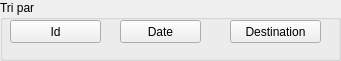
    <widget class="QGroupBox" name="groupBox_17">
     <property name="geometry">
      <rect>
       <x>71</x>
       <y>420</y>
       <width>341</width>
       <height>61</height>
      </rect>
     </property>
     <property name="styleSheet">
      <string notr="true"/>
     </property>
     <property name="title">
      <string>Tri par </string>
     </property>
     <widget class="QPushButton" name="TriP_Idp_3">
      <property name="geometry">
       <rect>
        <x>10</x>
        <y>20</y>
        <width>91</width>
        <height>23</height>
       </rect>
      </property>
      <property name="styleSheet">
       <string notr="true"/>
      </property>
      <property name="text">
       <string>Id</string>
      </property>
     </widget>
     <widget class="QPushButton" name="TriP_Idf_3">
      <property name="geometry">
       <rect>
        <x>120</x>
        <y>20</y>
        <width>81</width>
        <height>23</height>
       </rect>
      </property>
      <property name="styleSheet">
       <string notr="true"/>
      </property>
      <property name="text">
       <string>Date</string>
      </property>
     </widget>
     <widget class="QPushButton" name="TriP_Ids_3">
      <property name="geometry">
       <rect>
        <x>230</x>
        <y>20</y>
        <width>91</width>
        <height>23</height>
       </rect>
      </property>
      <property name="styleSheet">
       <string notr="true"/>
      </property>
      <property name="text">
       <string>Destination</string>
      </property>
     </widget>
    </widget>
